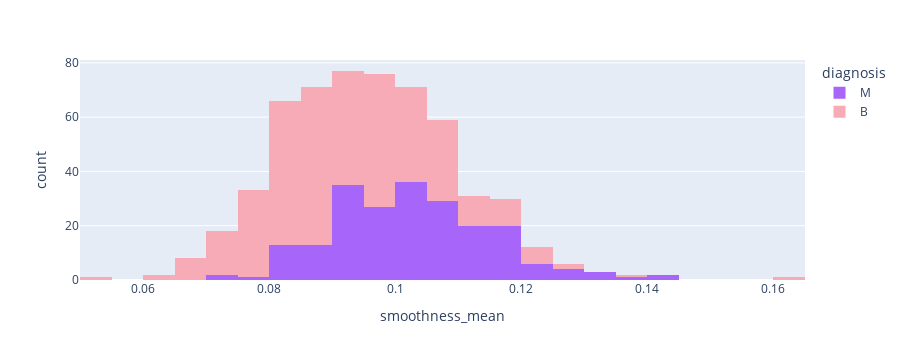

The notebook cell saved with this chart:
### Code cell
# Distribution plot for the Mean Smoothness parameter
px.histogram(data_frame=df,x='smoothness_mean',color='diagnosis',color_discrete_sequence=['#A865f9','#f6abb6'])

### Figure 1 — Plotly figure (JSON) as saved in the notebook; plotly's stock layout.template omitted (floating-point values rounded to 4 significant figures; data arrays with more than 128 entries replaced by an {"elided": "..."} marker saying what was removed)
{"data": [{"alignmentgroup": "True", "bingroup": "x", "hovertemplate": "diagnosis=M<br>smoothness_mean=%{x}<br>count=%{y}<extra></extra>", "legendgroup": "M", "marker": {"color": "#A865f9", "pattern": {"shape": ""}}, "name": "M", "offsetgroup": "M", "orientation": "v", "showlegend": true, "type": "histogram", "x": {"elided": "212 float values"}, "xaxis": "x", "yaxis": "y"}, {"alignmentgroup": "True", "bingroup": "x", "hovertemplate": "diagnosis=B<br>smoothness_mean=%{x}<br>count=%{y}<extra></extra>", "legendgroup": "B", "marker": {"color": "#f6abb6", "pattern": {"shape": ""}}, "name": "B", "offsetgroup": "B", "orientation": "v", "showlegend": true, "type": "histogram", "x": {"elided": "357 float values"}, "xaxis": "x", "yaxis": "y"}], "layout": {"barmode": "relative", "height": 360, "legend": {"title": {"text": "diagnosis"}, "tracegroupgap": 0}, "margin": {"t": 60}, "xaxis": {"anchor": "y", "autorange": true, "domain": [0, 1], "range": [0.05, 0.165], "title": {"text": "smoothness_mean"}, "type": "linear"}, "yaxis": {"anchor": "x", "autorange": true, "domain": [0, 1], "range": [0, 81.05], "title": {"text": "count"}}}}
